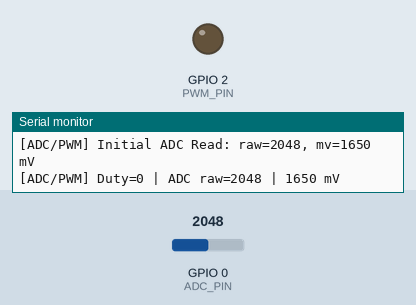
Simulated run of this sketch. Board: ESP32-C3. Shown: output pins drawn as LEDs (lit = HIGH), the last lines printed to the serial monitor. The test bench sets the inputs (shaded band); at power-on: GPIO 0 (ADC_PIN) = 2048.

Above: at 0.15 s.
At 0.3 s:
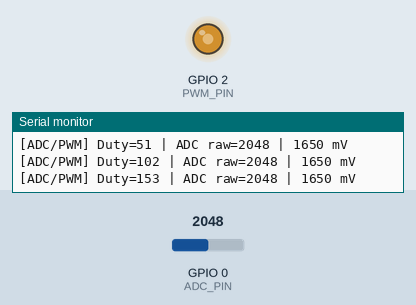
At 0.9 s:
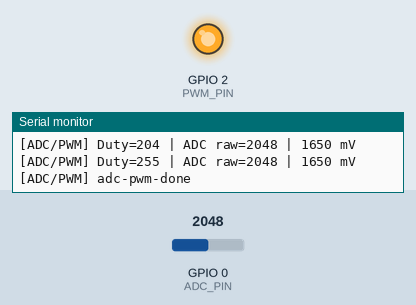
Timing chart, 0 to 3.1 s (numbered marks = the images above):
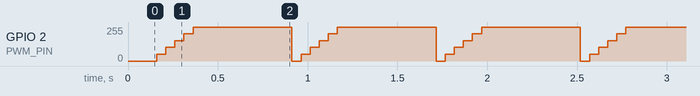

The sketch:

ADCPWMDemo.ino
```cpp
#include <Arduino.h>

#define ADC_PIN   0   // GPIO0 = ADC1_CH0 on ESP32-C3
#define PWM_PIN   2   // GPIO2 = LED / PWM pin

void setup() {
  Serial.begin(115200);
  delay(100);
  Serial.println("\n[ADC/PWM] Starting ADC and PWM / LEDC Demo...");

  pinMode(PWM_PIN, OUTPUT);

  // Test analogWrite / LEDC
  analogWrite(PWM_PIN, 128); // 50% duty cycle
  Serial.println("[ADC/PWM] analogWrite(2, 128) configured");

  // Read ADC
  int raw = analogRead(ADC_PIN);
  uint32_t mv = analogReadMilliVolts(ADC_PIN);
  Serial.printf("[ADC/PWM] Initial ADC Read: raw=%d, mv=%u mV\n", raw, mv);
}

void loop() {
  for (int duty = 0; duty <= 255; duty += 51) {
    analogWrite(PWM_PIN, duty);
    int raw = analogRead(ADC_PIN);
    uint32_t mv = analogReadMilliVolts(ADC_PIN);
    Serial.printf("[ADC/PWM] Duty=%d | ADC raw=%d | %u mV\n", duty, raw, mv);
    delay(50);
  }
  Serial.println("[ADC/PWM] adc-pwm-done");
  delay(500);
}
```

Measured:
- by itself, GPIO 2 (PWM_PIN): repeats every 0.80 s: 102/255 0.05 s, 153/255 0.05 s, 204/255 0.05 s, 255/255 0.55 s, 0/255 0.05 s, 51/255 0.05 s
